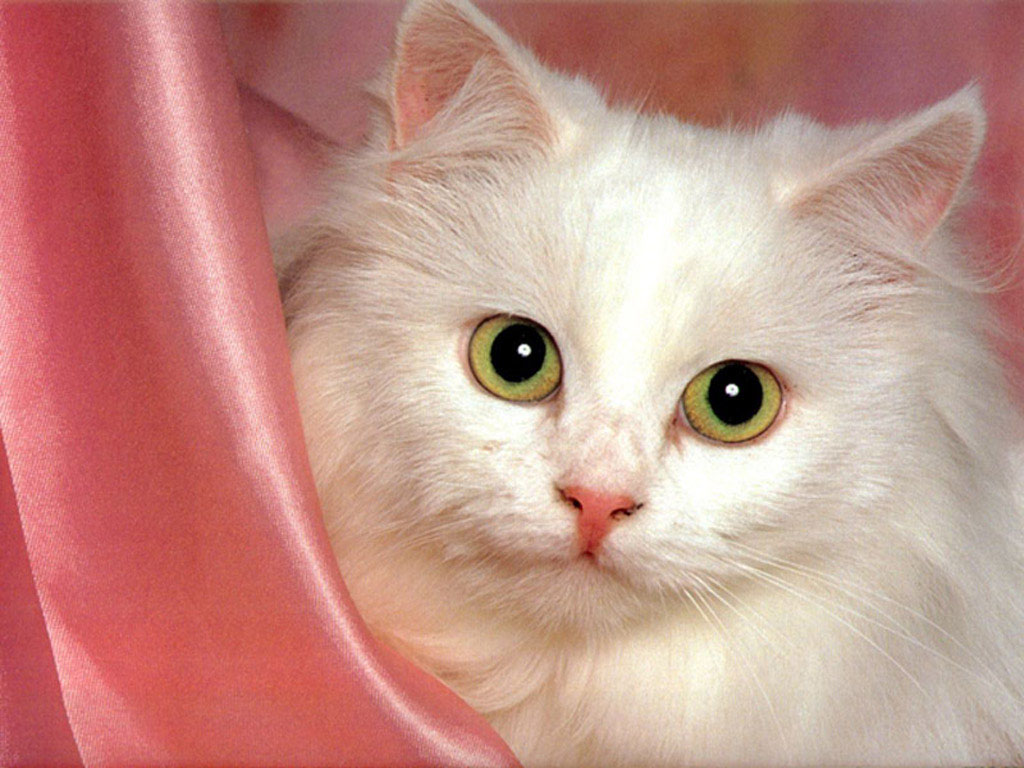
#> input picture computer_vision/data/cat.jpg, 1024 x 768 px
$ jupyter execute gaussian_noise.ipynb
#> lines starting #> are read from the running program, lines starting #| are printed output that depends on the picture
[cell 1]
import cv2
import scipy.ndimage
import numpy as np
import matplotlib.pyplot as plt

[cell 2]
r_x = np.random.randn (10000)
r_y = np.random.randn (10000)

fig, ax = plt.subplots (1,2, figsize=(20, 10))
fig.text (.35, 0, 'Gaussian distributed random numbers.')

ax[0].hist2d (r_x, r_y)
ax[1].hist (r_x, bins='auto', histtype='step')

plt.show ()
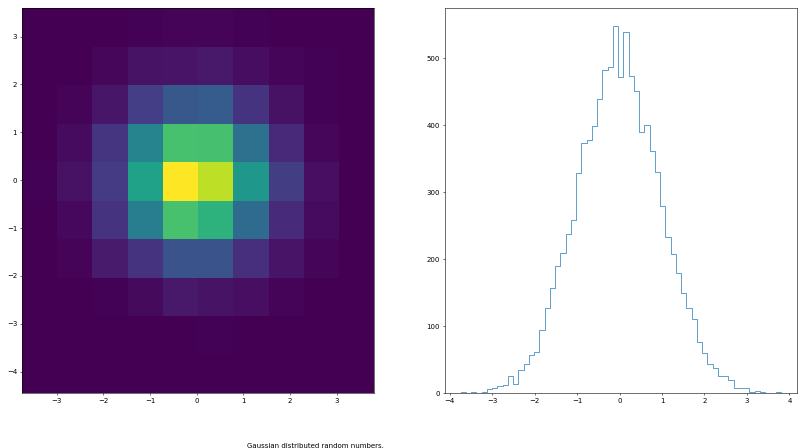
#> figure drawn by matplotlib, 2 panels

[cell 3]
w, h = 256, 256

noise = np.random.randn (w, h)
orig_im = scipy.ndimage.imread('data/cat.jpg', 'L')
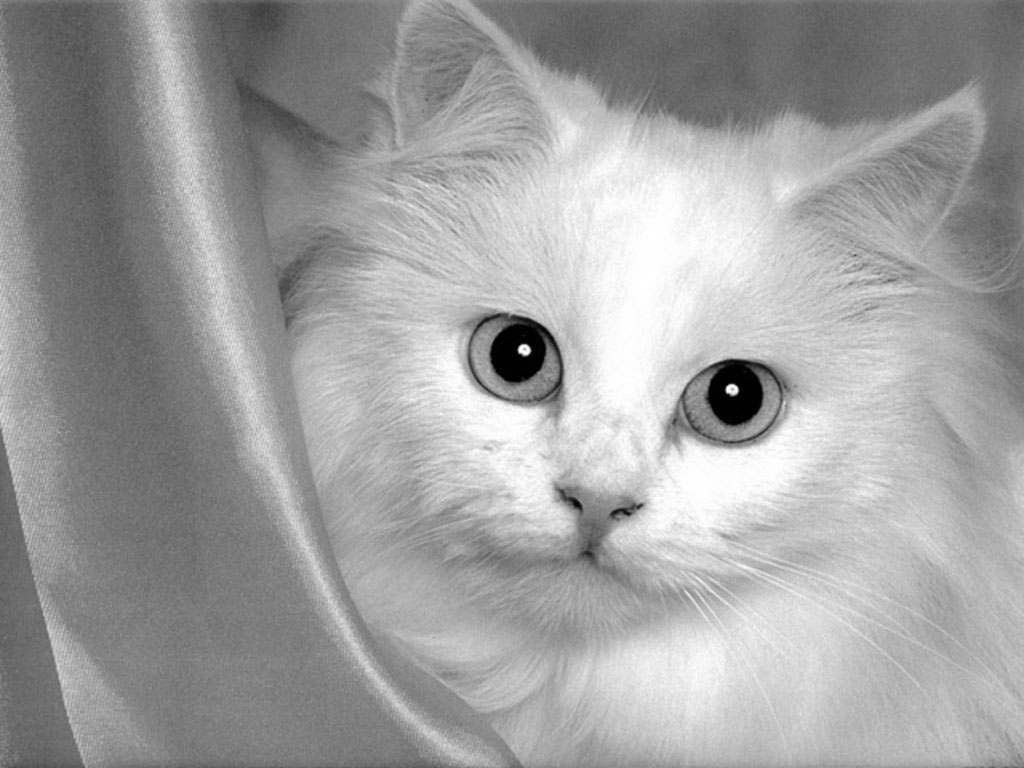
#> orig_im: shape (768, 1024) float32; min 0, max 255, mean 160.2
im = cv2.resize(orig_im, (w, h), interpolation=cv2.INTER_CUBIC)
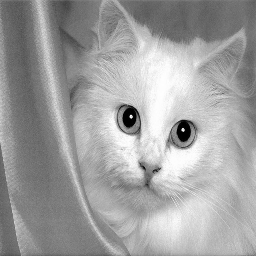
#> im: shape (256, 256) float32; min -1.74, max 255.9, mean 160.2; drawn with min black and max white

def blend_image (im1, im2, scale):
#> called with scale = 0.98
    return (im1 * (1 - scale)) + (im2 * scale)
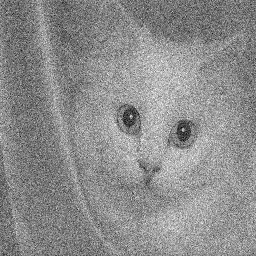
#> returned value: shape (256, 256) float64; min -2.87, max 8.12, mean 3.2; drawn with min black and max white

fig, ax = plt.subplots(1,3, figsize=(20,10))

ax[0].imshow (noise, cmap='gray')
ax[1].imshow (im, cmap='gray')
ax[2].imshow (blend_image(im, noise, 0.98), cmap='gray')

plt.show ()
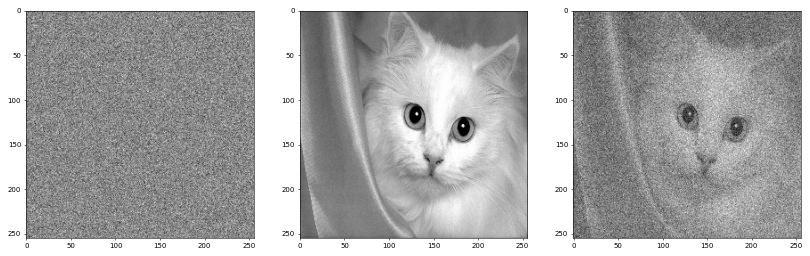
#> figure drawn by matplotlib, 3 panels

$ run again, with computer_vision/data/color_transfer_target.jpg copied over computer_vision/data/cat.jpg
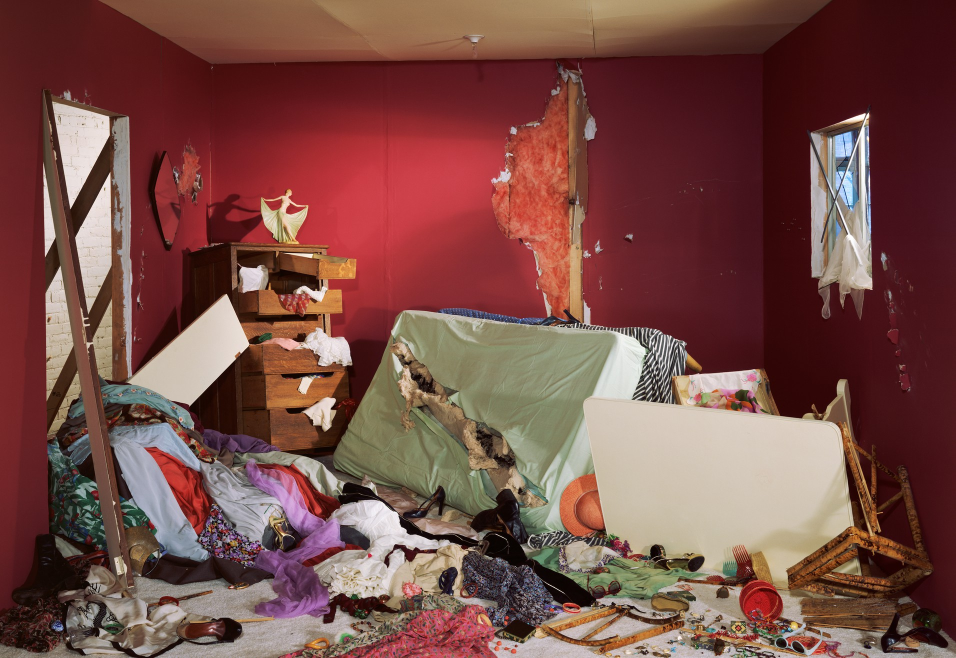
#> input picture computer_vision/data/color_transfer_target.jpg, 1911 x 1316 px (shown at 1/2 size)
#> in blend_image, `return (im1 * (1 - scale)) + (im2 * scale)`:
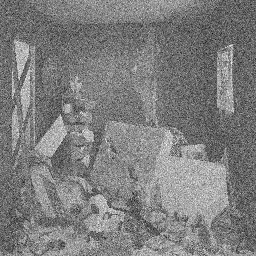
#> returned value: shape (256, 256) float64; min -4.15, max 7.84, mean 1.78; drawn with min black and max white
#> `plt.show ()`:
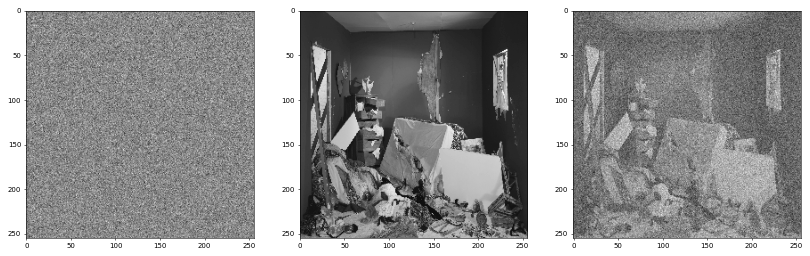
#> figure drawn by matplotlib, 3 panels
